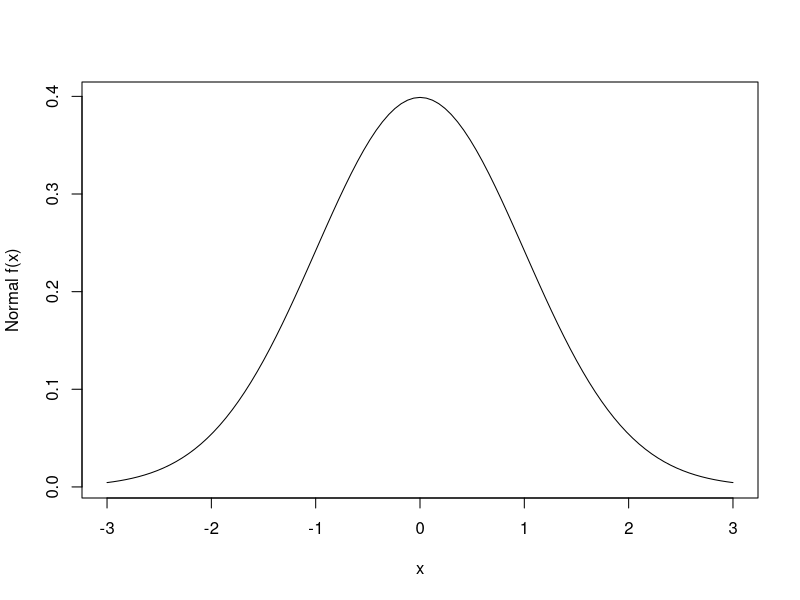
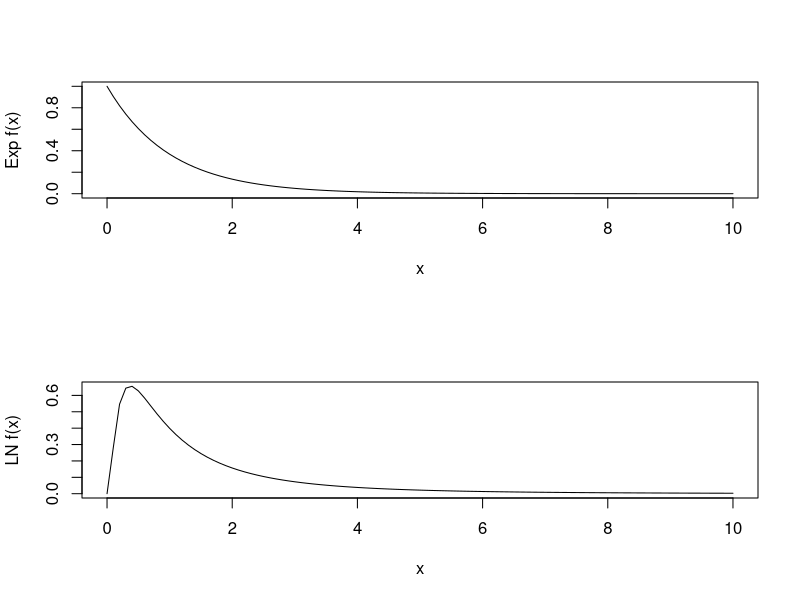
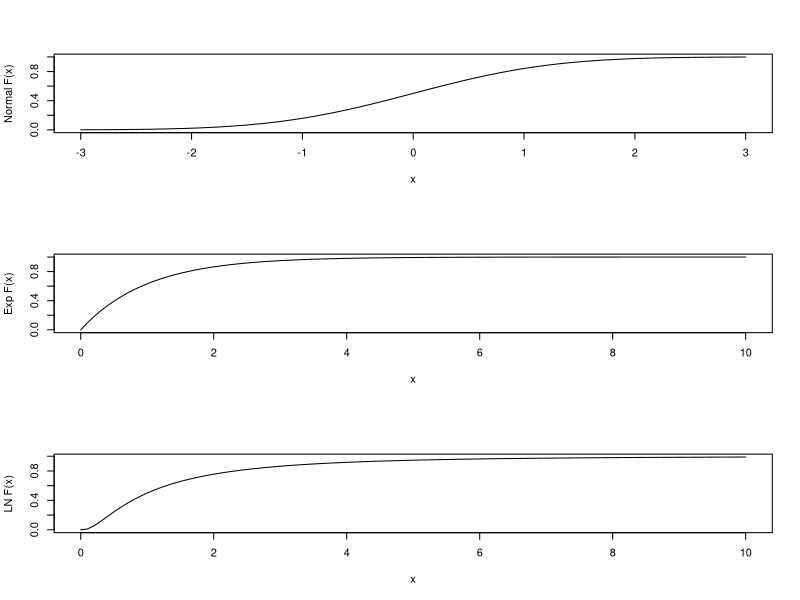
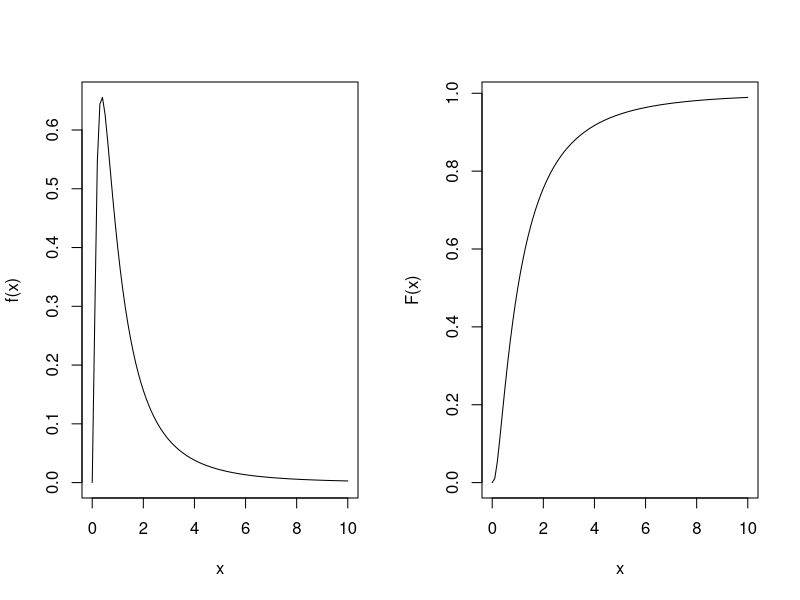
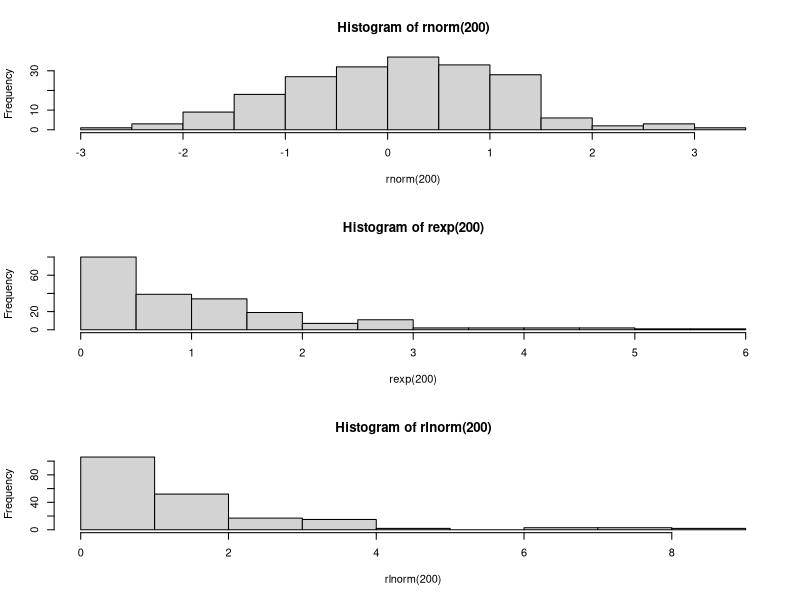
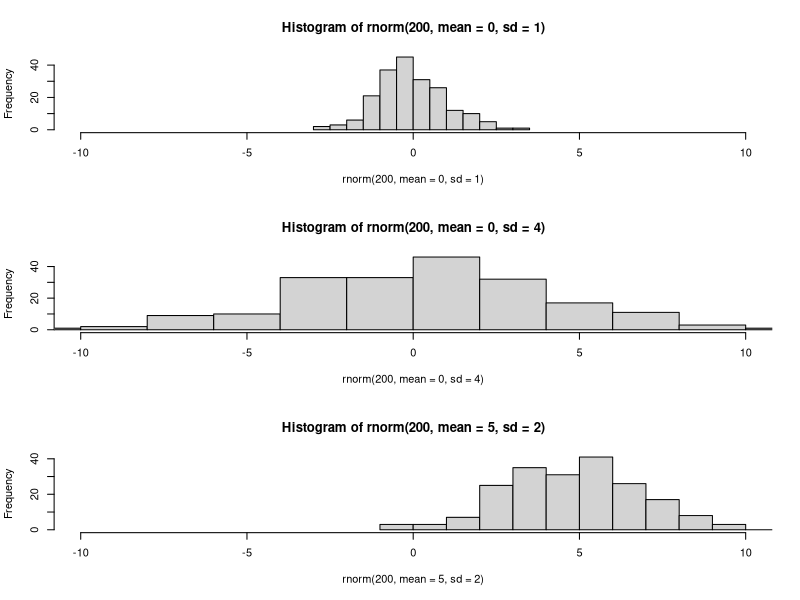
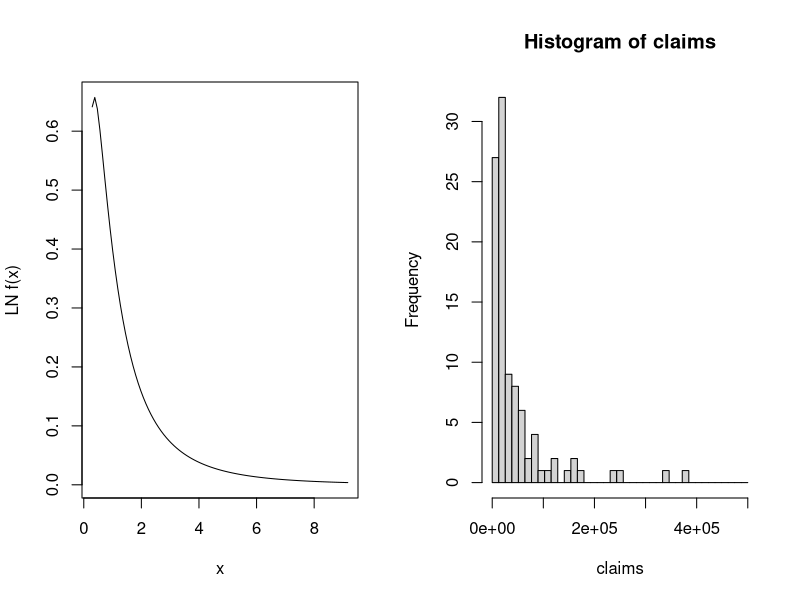

These charts were generated, in order, by the following R code:
## ---- chunk 1
plot(function(x) dnorm(x), -3, 3, ylab="Normal f(x)")
## ---- chunk 2
oldpar = par(mfrow = c(2,1))
plot(function(x) dexp(x), 0, 10, ylab="Exp f(x)")
plot(function(x) dlnorm(x), 0, 10, ylab="LN f(x)")
par(oldpar)
## ---- chunk 3
oldpar = par(mfrow = c(3,1))
plot(function(x) pnorm(x), -3, 3, ylab="Normal F(x)")
plot(function(x) pexp(x), 0, 10, ylab="Exp F(x)")
plot(function(x) plnorm(x), 0, 10, ylab="LN F(x)")
par(oldpar)
## ---- chunk 4
oldpar = par(mfrow = c(1,2))
plot(function(x) dlnorm(x), 0, 10, ylab="f(x)")
plot(function(x) plnorm(x), 0, 10, ylab="F(x)")
## ---- chunk 5
oldpar = par(mfrow = c(3,1))
hist(rnorm(200))
hist(rexp(200))
hist(rlnorm(200))
par(oldpar)
## ---- chunk 6
oldpar = par(mfrow = c(3,1))
set.seed(1234)
hist(rnorm(200, mean=0, sd=1), xlim=c(-10, 10), breaks=10)
hist(rnorm(200, mean=0, sd=4), xlim=c(-10, 10), breaks=10)
hist(rnorm(200, mean=5, sd=2), xlim=c(-10, 10), breaks=10)
par(oldpar)
## ---- chunk 7
set.seed(1234)
sample(1:100, 10)
## ---- chunk 8
sample(1:3, prob=c(1,1,100), replace=TRUE)
## ---- chunk 9
set.seed(1234)
letters[sample(length(letters))]
## ---- chunk 10
class <- c("A", "B", "C", "D")
freq <- 1 / 1e5
exposure <- 1e6 * c(35, 40, 55, 20)
meanSeverity <- c(8, 7, 12, 10)
set.seed(1234)
numClaims <- rpois(length(exposure), exposure * freq)
dfClass <- data.frame(class, exposure, meanSeverity = exp(meanSeverity), numClaims)

severity <- lapply(numClaims, rlnorm, meanlog=meanSeverity)
class <- rep(class, numClaims)
dfClaims <- data.frame(class, severity = unlist(severity))
## ---- chunk 11
severity <- 10000
CV <- .3
sigma <- sqrt(log(1 + CV^2))
mu <- log(severity) - sigma^2/2
plot(function(x) dlnorm(x), mu, sigma, ylab="LN f(x)")
## ---- chunk 12
set.seed(1234)
claims = rlnorm(100, meanlog=log(30000), sdlog=1)
hist(claims, breaks=seq(1, 500000, length.out=40))
